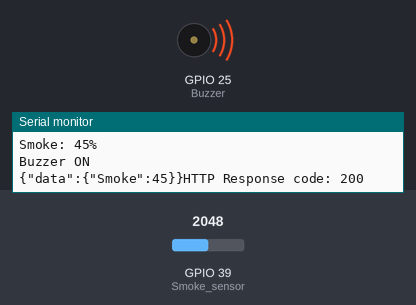
Bench run of a sketch on a simulated ESP32. Parts: buzzer (waves = sounding, pin HIGH), the last lines printed to the serial monitor. The inputs (shaded band) are chosen by the test bench; at power-on: GPIO 39 (Smoke_sensor) = 2048. WiFi joins after 1.5 s; servers stay silent unless stated; uploads are accepted with an empty reply.

Above: at 2.7 s.
2.8 s: GPIO 39 (Smoke_sensor) set to 1432
5.8 s: GPIO 39 (Smoke_sensor) set to 1367
At 6.5 s:
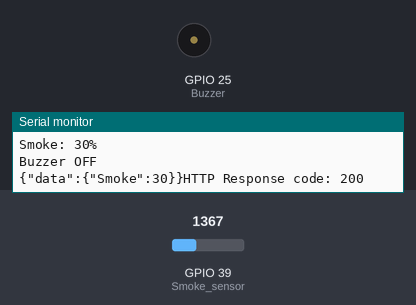
7.6 s: GPIO 39 (Smoke_sensor) set to 2047
At 8.1 s:
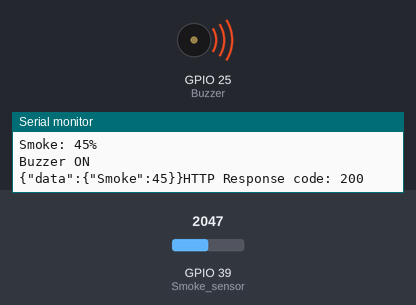
9.2 s: GPIO 39 (Smoke_sensor) set to 1228
At 10.7 s:
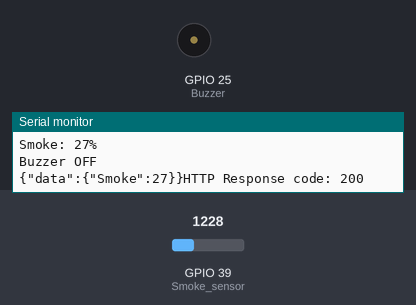
Timing chart, 0 to 11.8 s (numbered marks = the images above; inputs shaded):
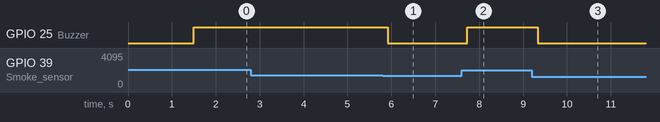

Measured:
- the behaviour switches between 1395 and 1394 on GPIO 39 (Smoke_sensor) (found by bisection; images 0 and 1)
- after the input at 5.8 s, GPIO 25 (Buzzer): HIGH → LOW after 0.12 s
- after the input at 7.6 s, GPIO 25 (Buzzer): LOW → HIGH after 0.13 s
- after the input at 9.2 s, GPIO 25 (Buzzer): HIGH → LOW after 0.13 s

The sketch:

06_IOT_based_Air_Pollution_Measurement_System.ino
```cpp
/*********************************************************************************
   If this code works, it was written by Jahidul Islam Rahat.
   If not, I don't know who wrote it.
   :) xD

   Author: Jahidul Islam Rahat.
   Date: 7 Jan 2021.
*********************************************************************************/
/*
   Example code for IoT Snacksbox and School of IoT.
   IoT Dashboard: https://iotsnacksbox.io/ - (IoT Snacksbox is an IoT server.
   where you can use it for factory monitoring, Appliances Control,
   Data Visualization, Smart Production Planning, Data Backup, Access Control,
   Security monitoring and Inter Machine Communication.
   School of IoT:
   ***You can use it free for your school project.***
*/

#include <WiFi.h>
#include <HTTPClient.h>
#include <ArduinoJson.h>

// Replace with your network credentials
const char* ssid = "REPLACE_WITH_YOUR_SSID";
const char* password = "REPLACE_WITH_YOUR_PASSWORD";

/*
   Read api&json documantation here for IoT Snacksbox:
   Replace with your Token.
   const char* SmokePost_serverName  = "https://api.iotsnacksbox.io/trigger/Smoke?snacksboxtoken=" ;
*/
const char* SmokePost_serverName  = "https://api.iotsnacksbox.io/trigger/Smoke?snacksboxtoken=f3b0d5a73b6a68dbf0199c7d10f103e8d52f0ffcb65573af478650ad34093be0" ;

int Buzzer = 25;
int Smoke_sensor = 39;
int Smoke;

void setup() {
  Serial.begin(115200);
  WiFi.begin(ssid, password);
  Serial.println("Connecting");
  while (WiFi.status() != WL_CONNECTED) {
    delay(500);
    Serial.print(".");
  }
  Serial.println("");
  Serial.print("Connected to WiFi network with IP Address: ");
  Serial.println(WiFi.localIP());

  pinMode(Buzzer, OUTPUT);
  pinMode(Smoke_sensor, INPUT);
  digitalWrite(Buzzer, LOW);
}


void Smoke_Read() {
  Smoke = analogRead(Smoke_sensor) / 45;
  Serial.print("Smoke: ");
  Serial.print(Smoke);
  Serial.println("%");
}


void loop() {
  Smoke_Read();
  if (Smoke <= 30) {
    digitalWrite(Buzzer, LOW);
    Serial.println("Buzzer OFF");
  }
  else {
    digitalWrite(Buzzer, HIGH);
    Serial.println("Buzzer ON");
  }

  if (WiFi.status() == WL_CONNECTED) {
    HTTPClient http;
    http.begin(SmokePost_serverName);

    // Specify content-type header
    http.addHeader("Content-Type", "application/x-www-form-urlencoded");
    http.addHeader("Content-Type", "application/json");
    char buffer[32];
    DynamicJsonDocument doc1(32);
    JsonObject data = doc1.createNestedObject("data");

    data["Smoke"] = Smoke;

    serializeJson(doc1, buffer);
    Serial.print(buffer);

    String httpRequestData = buffer;
    int httpResponseCode = http.POST(httpRequestData);
    Serial.print("HTTP Response code: ");
    Serial.println(httpResponseCode);
    http.end();
    /*
       If you find httpResponseCode: 200, it means your request was successful.
       And if you find any error code, then search on google and solve it.
       If you don't know how to solve it, then give a knock to the support.
    */
  }
  else {
    Serial.println("WiFi Disconnected");
  }
}
```
